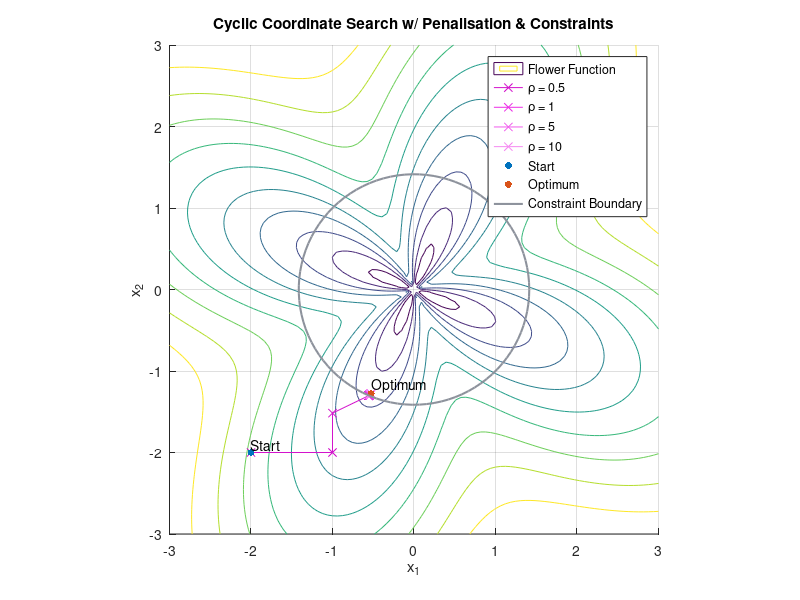

MATLAB code to generate this figure:
clc; clear; close all;

% Objective function - Flower function
flower_func = @(x) 1 * norm(x) + 1 * sin(4 * atan2(x(2), x(1)));

% Flower function with count penalty to constraint (x1^2 + x2^2 >= 2)
flower_penalty = @(x, rho) flower_func(x) + rho * max(0, 2 - sum(x.^2));

% Params
x0 = [-2; -2];                  % Starting point
rho_values = [0.5, 1, 5, 10];   % Penalty parameters
max_iter = 100;                 % Max iterations
max_f_calls = 1000;             % Max function calls
tol = 1e-6;                     % Tolerance

% Init
n = length(x0);
trajectory = x0';               % Store trajectory
x = x0;                         % Starting point of trajectory
total_iter_count = 0;            % Iters through all rhos
total_f_calls = 0;               % Func calls through all rhos

%% Plotting
hold on; grid on; axis equal;
xlabel('x_1'); ylabel('x_2'); title('Cyclic Coordinate Search w/ Penalisation & Constraints');
% Meshgrid and contour plot
[X1, X2] = meshgrid(linspace(-3, 3, 100), linspace(-3, 3, 100));
F_X = arrayfun(@(x1, x2) flower_func([x1; x2]), X1, X2);
contour(X1, X2, F_X, 'DisplayName', 'Flower Function');
% Colors for rho values
colors = {'#d313cc', '#ec2ce6', '#f05bec', '#f58af1'};
color_index = 1;

%% Cyclic Coordinate Search w/ Penalisation
for rho = rho_values
    iter_count = 0;
    f_calls = 0;
    sub_trajectory = x'; % Store sub-trajectory for each rho
    while iter_count < max_iter && f_calls < max_f_calls
        x_old = x;
        for i = 1:n
            d = zeros(n, 1); % Direction
            d(i) = 1; % Base vector
            alpha = fminbnd(@(alpha) flower_penalty(x + alpha * d, rho), 0, 1);
            x = x + alpha * d;
            f_calls = f_calls + 1;
            total_f_calls = total_f_calls + 1;
            sub_trajectory = [sub_trajectory; x'];
        end
        
        % Accelerated step between new and old points
        d_accel = x - x_old;
        if norm(d_accel) > 0
            alpha = fminbnd(@(alpha) flower_penalty(x + alpha * d_accel, rho), 0, 1);
            x = x + alpha * d_accel;
            f_calls = f_calls + 1;
            total_f_calls = total_f_calls + 1;
            sub_trajectory = [sub_trajectory; x'];
        end
        
        % Ending condition to meet tolerance
        if norm(x - x_old) < tol
            break;
        end

        iter_count = iter_count + 1;
        total_iter_count = total_iter_count + 1;
    end
    trajectory = [trajectory; sub_trajectory];
    plot(sub_trajectory(:,1), sub_trajectory(:,2),'-x', 'Color', colors{color_index}, 'DisplayName', ['ρ = ' num2str(rho)]);
    color_index = mod(color_index, length(colors)) + 1;
end

%% Plotting
% Starting point
scatter(trajectory(1,1), trajectory(1,2), 25, 'bo', 'filled', 'DisplayName', 'Start');
text(trajectory(1,1), trajectory(1,2) + 0.1, 'Start');
% Solution - Optimal point
scatter(trajectory(end,1), trajectory(end,2), 25, 'ko', 'filled', 'DisplayName', 'Optimum');
text(trajectory(end,1), trajectory(end,2) + 0.1, 'Optimum');
% Constraint boundary (x1^2 + x2^2 = 2)
th = linspace(0, 2*pi, 100);
circle_x = sqrt(2) * cos(th);
circle_y = sqrt(2) * sin(th);
plot(circle_x, circle_y, '-', 'Color', '#8d929c', 'LineWidth', 1.5, 'DisplayName', 'Constraint Boundary');
legend;

%% Printing
fprintf('Optimization completed in %d iterations and %d function calls.\n', total_iter_count, total_f_calls);
fprintf('Optimum: x = [%f, %f], f(x) = %f\n', trajectory(end,1), trajectory(end,2), flower_func(trajectory(end, :)'));